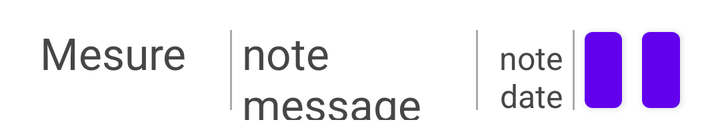
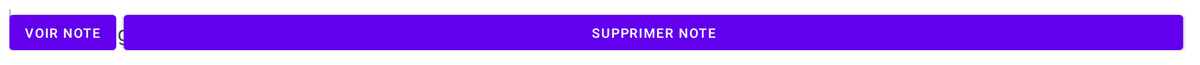

First picture: res/layout/ on a phone held upright. Second picture: the repository's own variant of that layout, on a device whose configuration matches the variant's folder. Source for both follows.
<!-- AndroidManifest.xml: application theme AppTheme -->
<!-- res/layout/note_row_inflate.xml -->
<TableRow xmlns:android="http://schemas.android.com/apk/res/android"
	xmlns:tools="http://schemas.android.com/tools"
	android:layout_width="match_parent"
	android:layout_height="wrap_content"
	android:layout_margin="10sp" >

	<LinearLayout
		android:layout_width="match_parent"
		android:layout_height="50dp"
		android:layout_marginBottom="0dp"
		android:layout_weight="1"
		android:orientation="horizontal" >

		<TextView
			android:id="@+id/tvNoteTargetType"
			android:layout_width="wrap_content"
			android:layout_height="wrap_content"
			android:layout_alignParentLeft="true"
			android:layout_marginLeft="10dp"
			android:gravity="center_vertical"
			android:maxWidth="90dp"
			android:minWidth="90dp"
			android:text="Mesure"
			android:textColor="@color/ecare_gray"
			android:textSize="22sp" />

		<View
			android:layout_width="1dp"
			android:layout_height="40dp"
			android:layout_gravity="center_vertical"
			android:layout_marginLeft="5dp"
			android:layout_marginRight="5dp"
			android:background="@android:color/darker_gray" />

		<TextView
			android:id="@+id/tvNoteMessage"
			android:layout_width="0dp"
			android:layout_height="wrap_content"
			android:layout_alignParentLeft="true"
			android:layout_weight="0.6"
			android:gravity="center_vertical"
			android:text="note message"
			android:textColor="@color/ecare_gray"
			android:textSize="22sp" />

		<View
			android:layout_width="1dp"
			android:layout_height="40dp"
			android:layout_gravity="center_vertical"
			android:layout_marginLeft="5dp"
			android:layout_marginRight="5dp"
			android:background="@android:color/darker_gray" />

		<TextView
			android:id="@+id/tvNoteDate"
			android:layout_width="0dp"
			android:layout_height="wrap_content"
			android:layout_alignParentRight="true"
			android:layout_weight="0.2"
			android:gravity="center_vertical|right"
			android:text="note date"
			android:textColor="@color/ecare_gray"
			android:textSize="16sp" />

		<View
			android:layout_width="1dp"
			android:layout_height="40dp"
			android:layout_gravity="center_vertical"
			android:layout_marginLeft="5dp"
			android:layout_marginRight="5dp"
			android:background="@android:color/darker_gray" />

		<Button
			android:id="@+id/viewNoteButton"
			android:layout_width="0dp"
			android:layout_height="fill_parent"
			android:layout_marginRight="10dp"
			android:layout_toRightOf="@+id/tvNoteDate"
			android:layout_weight="0.1"
			android:text="Voir note" />

		<Button
			android:id="@+id/deleteNoteButton"
			android:layout_width="0dp"
			android:layout_height="fill_parent"
			android:layout_marginRight="10dp"
			android:layout_weight="0.1"
			android:text="Supprimer note" />

	</LinearLayout>
</TableRow>
<!-- resources referenced by this layout -->
<resources>
  <color name="ecare_gray">#454646</color>
</resources>
<!-- res/layout-xlarge/note_row_inflate.xml (the repository's variant of the layout above) -->
<!-- drawn on a large tablet held sideways -->
<TableRow xmlns:android="http://schemas.android.com/apk/res/android"
	xmlns:app="http://schemas.android.com/apk/res-auto"
	xmlns:tools="http://schemas.android.com/tools"
	android:layout_width="match_parent"
    android:layout_height="wrap_content"
    android:layout_margin="10sp" >

	<LinearLayout
		android:layout_width="match_parent"
		android:layout_height="50dp"
		android:layout_marginBottom="0dp"
		android:layout_weight="1"
		android:weightSum="12"
		android:orientation="horizontal">

		<android.support.constraint.ConstraintLayout
			android:layout_width="match_parent"
			android:layout_height="match_parent"
			android:layout_weight="0.18">

			<TextView
				android:id="@+id/tvNoteTargetType"
				android:layout_width="wrap_content"
				android:layout_height="wrap_content"
				android:layout_alignParentLeft="true"
				android:layout_weight="0.18"
				android:gravity="center_vertical"
				android:maxWidth="90dp"
				android:minWidth="90dp"
				android:text="Mesure"
				android:textColor="@color/ecare_gray"
				android:textSize="22sp"
				app:layout_constraintBottom_toBottomOf="parent"
				android:layout_marginBottom="8dp"
				app:layout_constraintTop_toTopOf="parent"
				android:layout_marginTop="8dp"
				app:layout_constraintVertical_bias="0.857"
				app:layout_constraintRight_toLeftOf="@+id/tvNoteMessage"
				android:layout_marginRight="8dp"
				app:layout_constraintLeft_toRightOf="@+id/view6"
				android:layout_marginLeft="8dp" />

			<View
				android:id="@+id/view4"
				android:layout_width="1dp"
				android:layout_height="40dp"
				android:layout_gravity="center_vertical"
				android:layout_marginLeft="5dp"
				android:layout_marginRight="5dp"
				android:layout_weight="0.18"
				android:background="@android:color/darker_gray" />

			<TextView
				android:id="@+id/tvNoteMessage"
				android:layout_width="0dp"
				android:layout_height="wrap_content"
				android:layout_alignParentLeft="true"
				android:layout_weight="0.18"
				android:gravity="center_vertical"
				android:text="note message"
				android:textColor="@color/ecare_gray"
				android:textSize="22sp"
				tools:layout_editor_absoluteX="152dp"
				app:layout_constraintBottom_toBottomOf="parent"
				android:layout_marginBottom="8dp"
				app:layout_constraintTop_toTopOf="parent"
				android:layout_marginTop="8dp"
				app:layout_constraintVertical_bias="0.571" />

			<View
				android:id="@+id/view5"
				android:layout_width="1dp"
				android:layout_height="40dp"
				android:layout_gravity="center_vertical"
				android:layout_marginLeft="5dp"
				android:layout_marginRight="5dp"
				android:background="@android:color/darker_gray" />

			<TextView
				android:id="@+id/tvNoteDate"
				android:layout_width="146dp"
				android:layout_height="27dp"
				android:layout_alignParentRight="true"
				android:layout_weight="2"
				android:gravity="center_vertical|right"
				android:text="note date"
				android:textAlignment="textStart"
				android:textColor="@color/ecare_gray"
				android:textSize="22sp"
				app:layout_constraintBottom_toBottomOf="parent"
				android:layout_marginBottom="8dp"
				app:layout_constraintTop_toTopOf="parent"
				android:layout_marginTop="8dp"
				app:layout_constraintRight_toLeftOf="@+id/viewNoteButton"
				android:layout_marginRight="8dp"
				app:layout_constraintVertical_bias="0.571"
				app:layout_constraintLeft_toRightOf="@+id/tvNoteMessage"
				android:layout_marginLeft="8dp" />

			<View
				android:id="@+id/view6"
				android:layout_width="1dp"
				android:layout_height="40dp"
				android:layout_gravity="center_vertical"
				android:layout_marginLeft="5dp"
				android:layout_marginRight="5dp"
				android:background="@android:color/darker_gray" />

			<Button
				android:id="@+id/viewNoteButton"
				android:layout_width="0dp"
				android:layout_height="fill_parent"
				android:layout_toRightOf="@+id/tvNoteDate"
				android:layout_weight="3"
				android:text="Voir note"
				tools:layout_editor_absoluteY="1dp"
				tools:layout_editor_absoluteX="517dp" />

			<Button
				android:id="@+id/deleteNoteButton"
				android:layout_width="0dp"
				android:layout_height="fill_parent"
				android:layout_weight="3.13"
				android:text="Supprimer note"
				tools:layout_editor_absoluteY="1dp"
				android:layout_marginRight="8dp"
				app:layout_constraintRight_toRightOf="parent"
				app:layout_constraintLeft_toRightOf="@+id/viewNoteButton"
				android:layout_marginLeft="8dp" />

		</android.support.constraint.ConstraintLayout>

	</LinearLayout>
</TableRow>
